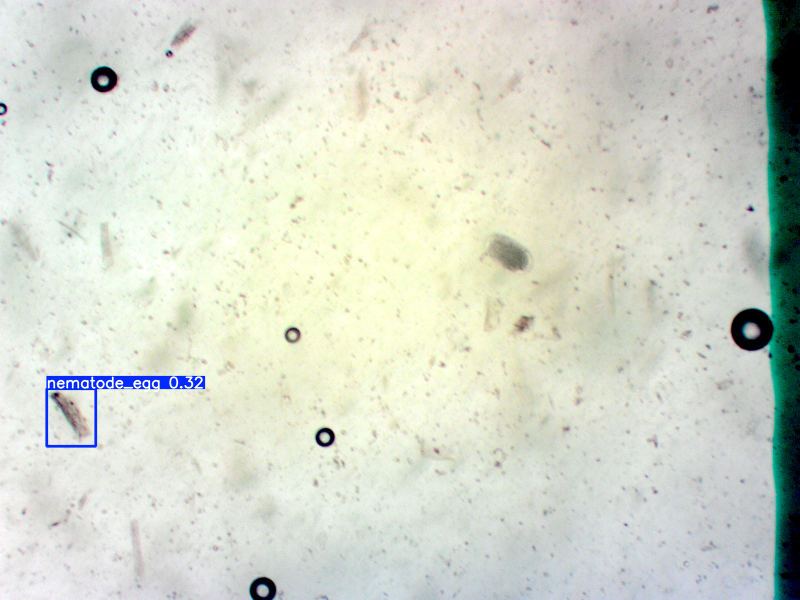
#> input picture YOLO/nematode_yolov5s/test/Image_01.tif, 1600 x 1200 px, found by its file name (shown at 1/2 size)
$ python image_process_c.py
#> lines starting #> are read from the running program, lines starting #| are printed output that depends on the picture; after the words box and inside, x2 and y2 are one past the last pixel; in counts of white or black regions, pixels touching at a corner belong together
import cv2
import numpy as np
import matplotlib.pyplot as plt
import os

# Define image file paths
image_files = [
    "images/train/Image_01.tif",
    "images/train/Image_02.tif",
    "images/train/Image_04.tif",
    "images/train/Image_16.tif",
    "images/train/Image_17.tif",
    "images/train/Image_18.tif",
    "images/train/Image_41.tif",
    "images/train/Image_43.tif",
    "images/train/Image_46.tif",
    "images/train/Image_49.tif",
    "images/train/Image_55.tif",
    "images/train/Image_60.tif",
    "images/train/Image_67.tif",
    "images/train/Image_68.tif",


]

# Create directory to save outputs
os.makedirs("Processed_Images", exist_ok=True)

def optimized_process_image(image_path):
#> called with image_path = 'images/train/Image_01.tif'
    image = cv2.imread(image_path)
#> image is the input picture: shape (1200, 1600, 3); mean B, G, R 204.3, 216.9, 212.1
    gray = cv2.cvtColor(image, cv2.COLOR_BGR2GRAY)
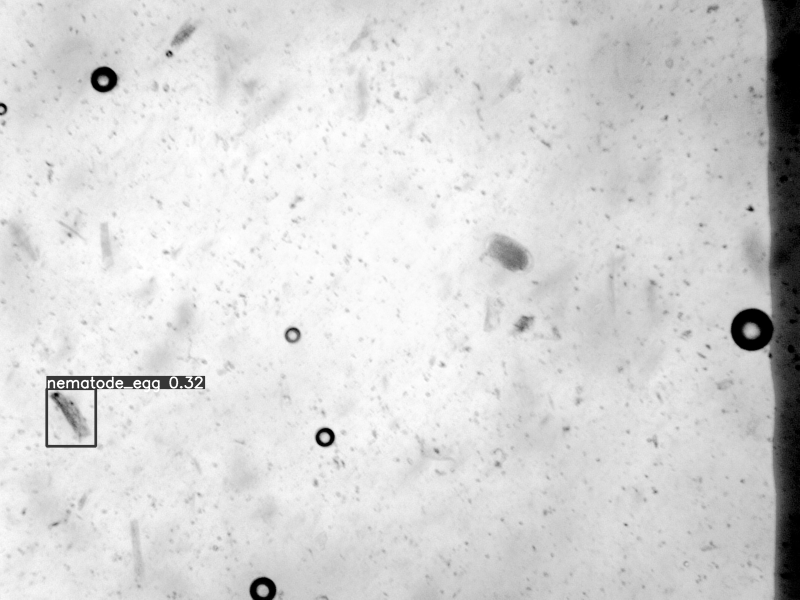
#> gray: shape (1200, 1600) (shown at 1/2 size); min 0, max 255, mean 214

    # Step 1: Reduce background noise with Gaussian Blur
    blurred_gray = cv2.GaussianBlur(gray, (7, 7), 0)

    # Step 2: Apply global thresholding
    _, thresholded = cv2.threshold(blurred_gray, 180, 255, cv2.THRESH_BINARY_INV)
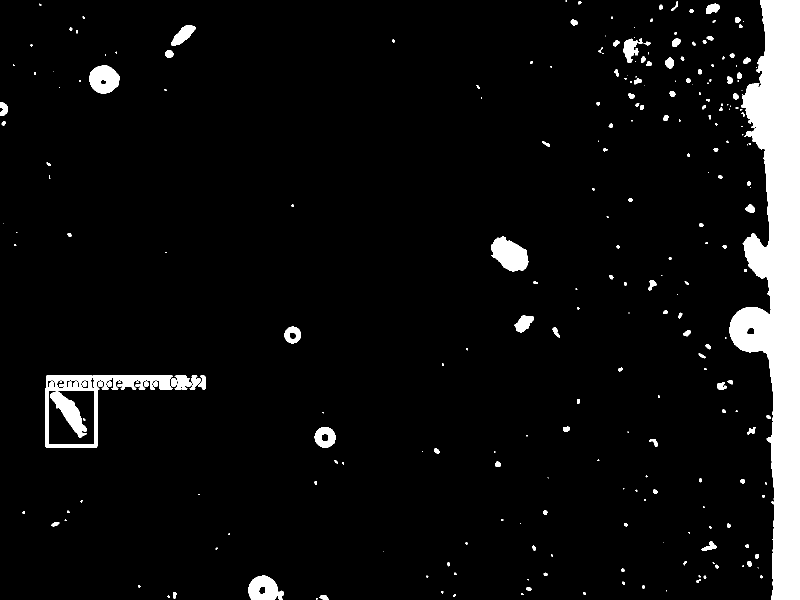
#> thresholded: shape (1200, 1600) (shown at 1/2 size); 6.4% white; 258 white regions (114 under 20 px), largest, box (x1, y1, x2, y2) and area: (1459, 0, 1600, 1200) 88628, (90, 751, 346, 896) 10095, (982, 473, 1057, 543) 3488

    # Step 3: Apply morphological opening
    morph_kernel = np.ones((5, 5), np.uint8)
    thresholded = cv2.morphologyEx(thresholded, cv2.MORPH_OPEN, morph_kernel, iterations=1)
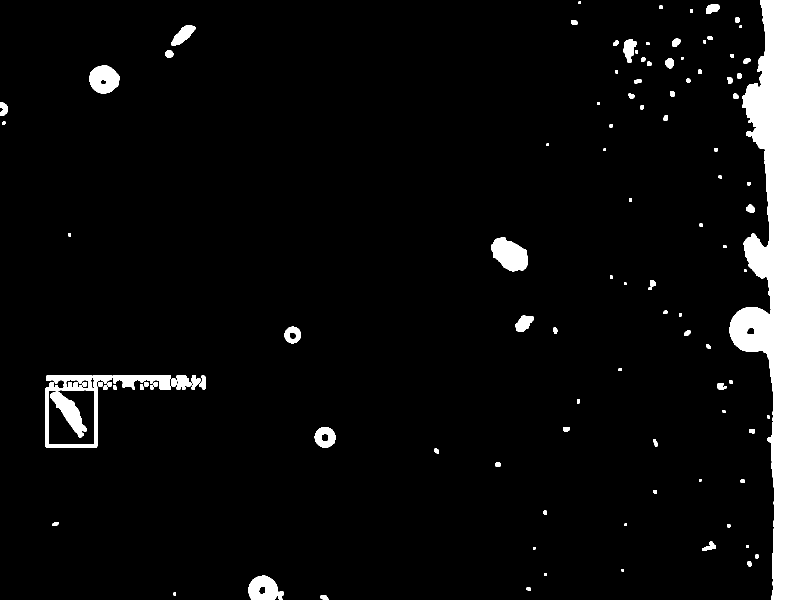
#> thresholded: shape (1200, 1600) (shown at 1/2 size); 6.2% white; 109 white regions, largest, box (x1, y1, x2, y2) and area: (1459, 0, 1600, 1200) 88441, (90, 751, 225, 896) 4323, (982, 474, 1056, 543) 3457

    # Step 4: Edge detection
    edges = cv2.Canny(thresholded, 50, 100)
#> edges: shape (1200, 1600); 0.42% white in thin lines or dots

    # Step 5: Morphological closing
    edges_closed = cv2.morphologyEx(edges, cv2.MORPH_CLOSE, np.ones((3, 3), np.uint8), iterations=2)
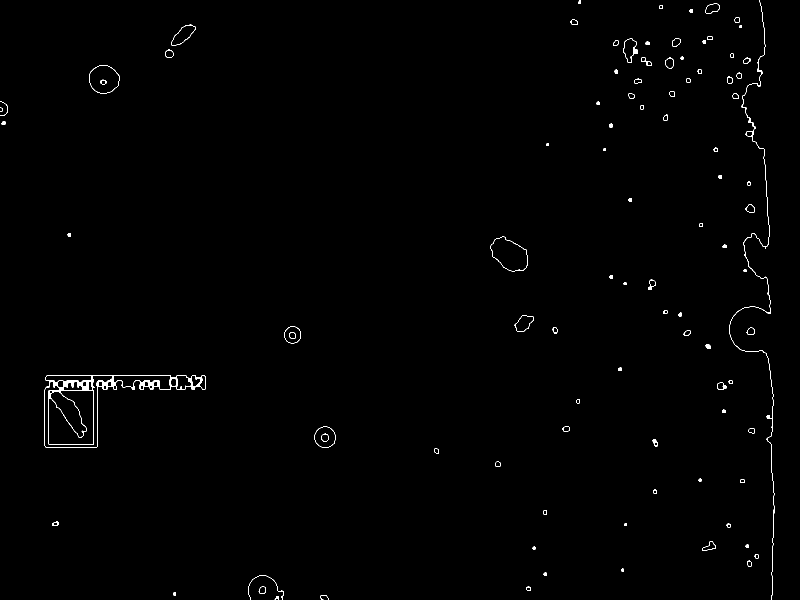
#> edges_closed: shape (1200, 1600) (shown at 1/2 size); 0.55% white; 96 white regions (1 under 20 px)

    # Step 6: Find contours
    contours, _ = cv2.findContours(edges_closed, cv2.RETR_EXTERNAL, cv2.CHAIN_APPROX_SIMPLE)
#> contours = 93 contours, 4 with area under 20; largest, box (x1, y1, x2, y2) and area: (89, 750, 411, 896) 19982, (981, 473, 1056, 543) 3468, (178, 130, 239, 187) 2634, (628, 853, 671, 895) 1370, (342, 49, 391, 91) 1027

    # Step 7: Filter contours
    filtered_contours = []
    min_area = 600  # Lowered to include smaller eggs
    max_area = 12000
    aspect_ratio_threshold = 1.2  # Slightly relaxed to allow more rounded eggs
    solidity_threshold = 0.4  # Lowered to allow more natural irregularities

    for cnt in contours:
        area = cv2.contourArea(cnt)
        if area < min_area or area > max_area:
            continue

        if len(cnt) >= 5:
            ellipse = cv2.fitEllipse(cnt)
            (x, y), (major_axis, minor_axis), angle = ellipse
            aspect_ratio = max(major_axis, minor_axis) / min(major_axis, minor_axis)

            hull = cv2.convexHull(cnt)
            hull_area = cv2.contourArea(hull)
            solidity = area / hull_area if hull_area > 0 else 0

            if aspect_ratio > aspect_ratio_threshold and solidity > solidity_threshold:
                filtered_contours.append(cnt)
#> this loop made 93 passes
#> (area, x, y, major_axis, minor_axis, angle, aspect_ratio, hull_area) on passes 26, 37, 38, 46, 72, 82, 86: (1370, 649.8, 874.2, 41.74, 42.22, 121.1, 1.01, 1391.5), (879, 584.9, 669.4, 33.23, 33.86, 25.48, 1.02, 896), (792.5, 1047.4, 646.1, 25.19, 42.7, 43.53, 1.7, 858), (3467.5, 1019.2, 509.3, 53.28, 85.55, 127.3, 1.61, 3644.5), (2633.5, 207.6, 158.4, 55.8, 60.32, 102.3, 1.08, 2677), (856, 1259.3, 97.99, 26.17, 44.32, 3.18, 1.69, 1040.5), (1027, 366.3, 69.03, 23.44, 57.47, 47.56, 2.45, 1087.5)
#> area on passes 3 to 8: 27, 54, 149.5, 23, 32, 22
#> after the loop, filtered_contours = 4 contours; box (x1, y1, x2, y2) and area: (981, 473, 1056, 543) 3468, (342, 49, 391, 91) 1027, (1246, 77, 1276, 125) 856, (1029, 630, 1067, 664) 792

    # Step 8: Draw final contours
    output_image = image.copy()
    cv2.drawContours(output_image, filtered_contours, -1, (0, 255, 0), 2, lineType=cv2.LINE_AA)
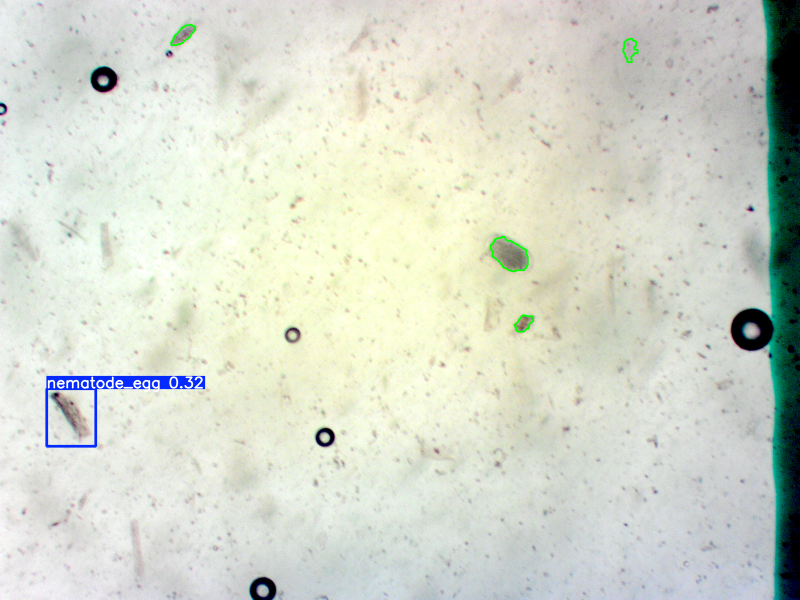
#> output_image: shape (1200, 1600, 3) (shown at 1/2 size); 0.16% of pixels changed, all inside (x1, y1, x2, y2) = (340, 47, 1278, 666)

    # Step 9: Save processed image for YOLO or other use
    filename = os.path.basename(image_path)
    output_path = os.path.join("Processed_Images", f"processed_{filename}")
    cv2.imwrite(output_path, output_image)


    fig, axes = plt.subplots(3, 3, figsize=(15, 12))

    axes[0, 0].imshow(gray, cmap="gray")
    axes[0, 0].set_title("1. Grayscale Image")

    axes[0, 1].imshow(blurred_gray, cmap="gray")
    axes[0, 1].set_title("2. Gaussian Blurred")

    axes[0, 2].imshow(thresholded, cmap="gray")
    axes[0, 2].set_title("3. Thresholded + Morph Open")

    axes[1, 0].imshow(edges, cmap="gray")
    axes[1, 0].set_title("4. Canny Edges")

    axes[1, 1].imshow(edges_closed, cmap="gray")
    axes[1, 1].set_title("5. Smoothed Edges (Morph Close)")

    contour_image = np.zeros_like(gray)
    cv2.drawContours(contour_image, contours, -1, 255, thickness=1)
#> contour_image: shape (1200, 1600); 0.33% white in thin lines or dots
    axes[1, 2].imshow(contour_image, cmap="gray")
    axes[1, 2].set_title("6. Contour Detection")

    filtered_contour_image = np.zeros_like(gray)
    cv2.drawContours(filtered_contour_image, filtered_contours, -1, 255, thickness=1)
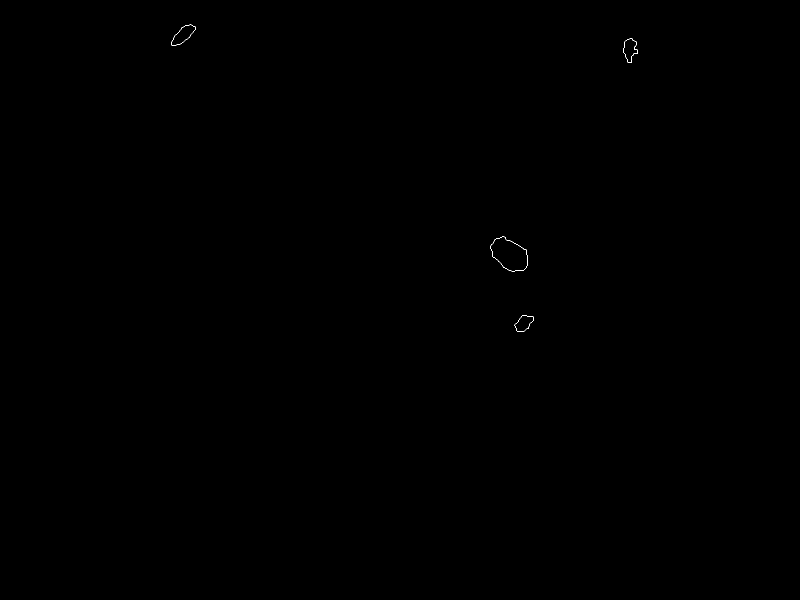
#> filtered_contour_image: shape (1200, 1600) (shown at 1/2 size); 0.03% white in thin lines or dots, all inside (x1, y1, x2, y2) = (342, 49, 1276, 664)
    axes[2, 0].imshow(filtered_contour_image, cmap="gray")
    axes[2, 0].set_title("7. Filtered Contours")

    axes[2, 1].imshow(cv2.cvtColor(output_image, cv2.COLOR_BGR2RGB))
    axes[2, 1].set_title(f"8. Final Detection: {len(filtered_contours)} Eggs")

    plt.tight_layout()
    plt.show()
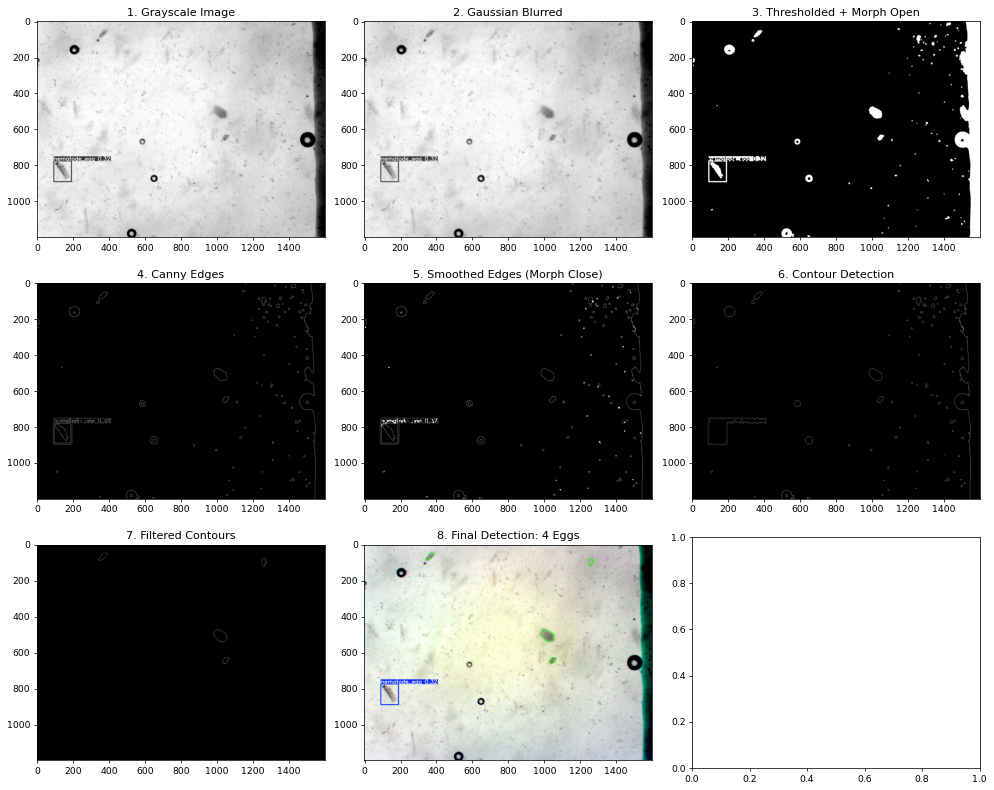
#> figure drawn by matplotlib, 8 panels

# Process each image and output results
for image_file in image_files:
#> (the run stopped early here; a loop or call above may not have finished)
